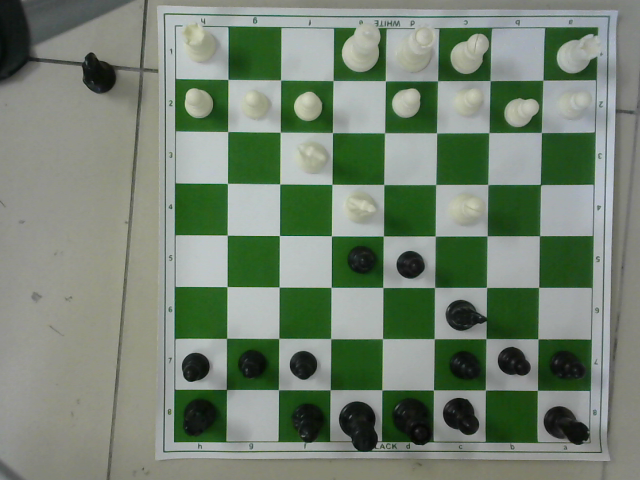
#> input picture Chess Game For School/img1.png, 640 x 480 px
$ python image_diff_8.py
#> lines starting #> are read from the running program, lines starting #| are printed output that depends on the picture; after the words box and inside, x2 and y2 are one past the last pixel; in counts of white or black regions, pixels touching at a corner belong together
#import the required libraries including OpenCV
import cv2
#image processing utility functions
#install by running - pip install imutils
import imutils

#Grab the images you want to compare.
original = cv2.imread("img1.png")
#> original is the input picture: shape (480, 640, 3); mean B, G, R 113.2, 130.3, 116.2
new = cv2.imread("img2.png")
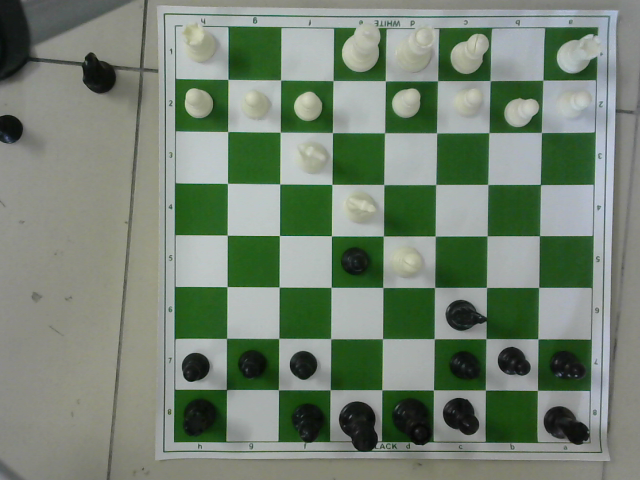
#> input picture Chess Game For School/img2.png, 640 x 480 px
#> new is the input picture: shape (480, 640, 3); mean B, G, R 114, 130.6, 116.5
diff = original.copy()
cv2.absdiff(original, new, diff)
#resize the images to make them smaller. Bigger image may take a significantly
#more computing power and time
original = imutils.resize(original, height = 600)
#> original: shape (600, 800, 3)
new = imutils.resize(new, height = 600)#converting the difference into grascale
#> new: shape (600, 800, 3)
gray = cv2.cvtColor(diff, cv2.COLOR_BGR2GRAY)
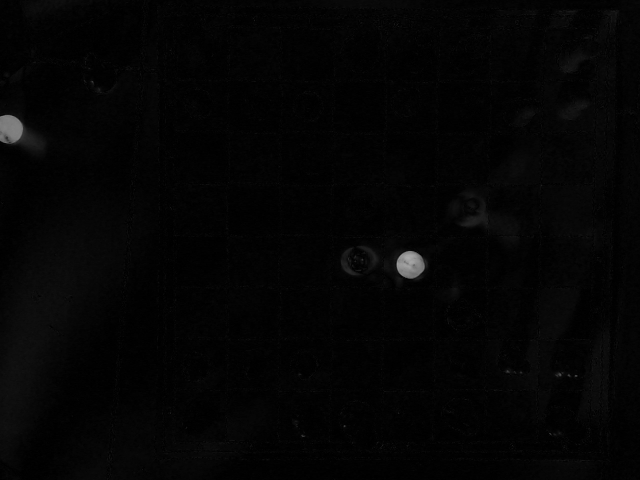
#> gray: shape (480, 640); min 0, max 169, mean 4.2

#increasing the size of differences so we can capture them all
for i in range(0, 3):
    dilated = cv2.dilate(gray.copy(), None, iterations= i+ 1)

    #threshold the gray image to binarise it. Anything pixel that has
#value more than 3 we are converting to white
#(remember 0 is black and 255 is absolute white)
#the image is called binarised as any value less than 3 will be 0 and
# all values equal to and more than 3 will be 255
(T, thresh) = cv2.threshold(dilated, 3, 255, cv2.THRESH_BINARY)
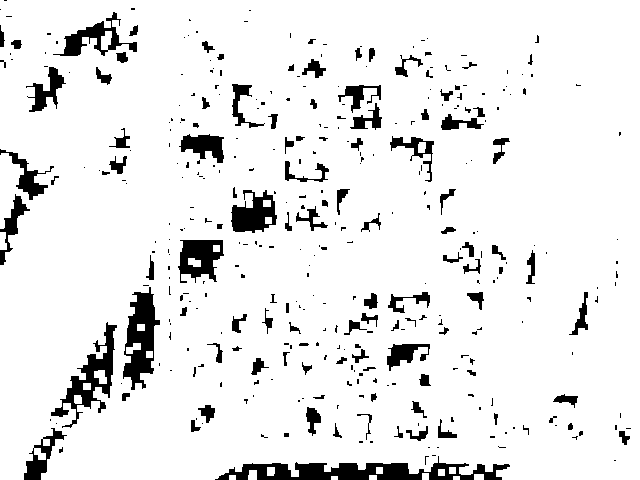
#> thresh: shape (480, 640); 91.6% white; 367 black regions (251 under 20 px)

# now we need to find contours in the binarised image
cnts = cv2.findContours(thresh, cv2.RETR_LIST, cv2.CHAIN_APPROX_SIMPLE)
#> cnts = 396 contours, 240 with area under 20; largest, box (x1, y1, x2, y2) and area: (0, 0, 640, 480) 299730, (50, 321, 118, 429) 2388, (122, 286, 161, 391) 2369, (177, 239, 225, 284) 1508, (230, 189, 278, 234) 1418
cnts = imutils.grab_contours(cnts)

for c in cnts:
    # fit a bounding box to the contour
    (x, y, w, h) = cv2.boundingRect(c)
    cv2.rectangle(new, (x, y), (x + w, y + h), (0, 255, 0), 2)
#> this loop made 396 passes
#> (x, y, w, h) on passes 7, 11, 12: (248, 470, 9, 10), (267, 467, 8, 9), (613, 459, 4, 3)
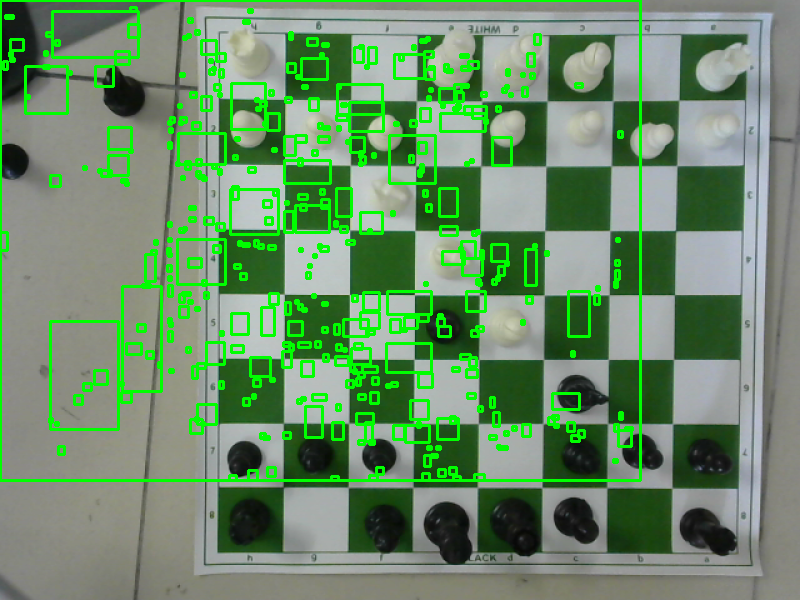
#> new: shape (600, 800, 3); mean B, G, R 104.3, 141.5, 106.4

#uncomment below 2 lines if you want to
#view the image press any key to continue
#write the identified changes to disk
cv2.imwrite("changes.png", new)
